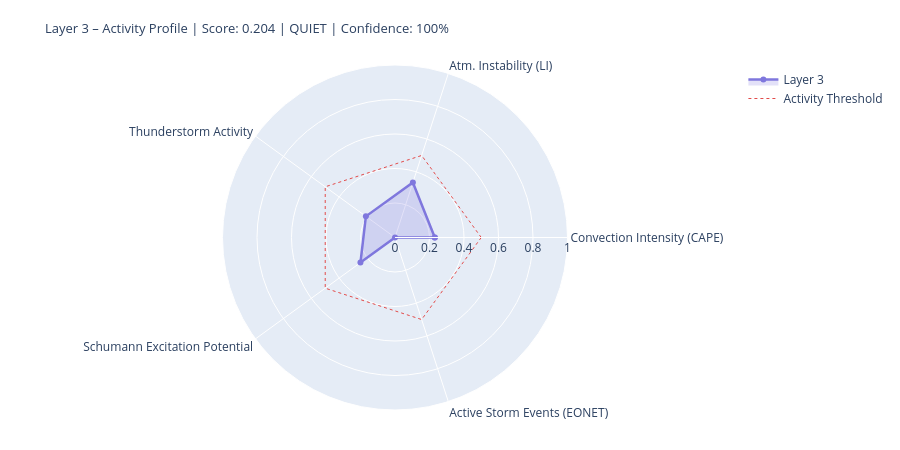

Notebook code cell kept with this figure:
### Markdown cell above
---
## 4. State Assessment & Handoff to Layer 4/5

### Code cell
# ============================================================
# LAYER-3-SCORE
# Five dynamic components
# ============================================================

def norm(v, lo, hi):
    if v is None or (isinstance(v, float) and math.isnan(v)): return None
    return round(max(0.0, min(1.0, (v - lo) / (hi - lo))), 4)

# --- 1) Convection intensity (global CAPE mean) ---
cape_mean = df_atm['cape'].dropna().mean() if not df_atm.empty else None
conv_score = norm(cape_mean, 0, 3000)
conv_src   = 'primary' if cape_mean is not None else 'missing'

# --- 2) Atmospheric instability (LI mean) ---
li_mean   = df_atm['li'].dropna().mean() if not df_atm.empty else None
# Negative LI = unstable → higher score
instab_score = norm(-li_mean if li_mean is not None else None, -6, 6)
instab_src   = 'primary' if li_mean is not None else 'missing'

# --- 3) Thunderstorm activity (mean thunder score + WMO count) ---
thunder_mean = df_atm['thunder_score'].mean() if not df_atm.empty else None
n_thunder    = int(df_atm['thunderstorm'].sum()) if not df_atm.empty else 0
thunder_score_val = norm(
    (thunder_mean or 0) * 0.7 + n_thunder * 0.1, 0, 1.0
) if thunder_mean is not None else None
thunder_src = 'primary'

# --- 4) Schumann excitation potential (weighted Schumann contribution) ---
schumann_pot = df_atm['schumann_contribution'].mean() if not df_atm.empty else None
# Boosted by Layer-2 thunderstorm trigger
if schumann_pot is not None and l2_thunder:
    schumann_pot = min(1.0, schumann_pot * 1.2)
schumann_score = norm(schumann_pot, 0, 1.0) if schumann_pot is not None else None
schumann_src   = 'derived'

# --- 5) Storm activity (NASA EONET) ---
# Distinction: None = data not loaded, 0.0 = loaded but no events
storm_score = None
storm_src   = 'missing'
if raw.get('storms') is not None:          # API reached successfully
    storm_score = norm(len(storm_events), 0, 30) if storm_events else 0.0
    storm_src   = 'primary'

# X-Ray and Kp: context only, not in dynamic score
# (X-Ray = Layer-0/4 driver; Kp = geomagnetic index, not a lightning proxy)
xray_context = None
if raw.get('xray'):
    df_xc = pd.DataFrame(raw['xray'])
    fc = next((c for c in df_xc.columns
               if any(k in c.lower() for k in ['flux','long']) and 'time' not in c.lower()),
              df_xc.columns[1])
    df_xc[fc] = pd.to_numeric(df_xc[fc], errors='coerce')
    xray_last = df_xc[fc].dropna().iloc[-1] if not df_xc[fc].dropna().empty else None
    if xray_last:
        xray_class = ('X' if xray_last>=1e-4 else 'M' if xray_last>=1e-5
                      else 'C' if xray_last>=1e-6 else 'B')
        xray_context = {'flux': float(xray_last), 'class': xray_class}
        print(f'X-Ray context: {xray_class}-class ({xray_last:.2e} W/m²)')

# --- Aggregate ---
COMPONENTS = {
    'Convection Intensity (CAPE)':  {'score': conv_score,       'source': conv_src,    'dynamic': True},
    'Atm. Instability (LI)':         {'score': instab_score,     'source': instab_src,  'dynamic': True},
    'Thunderstorm Activity':              {'score': thunder_score_val, 'source': thunder_src, 'dynamic': True},
    'Schumann Excitation Potential':   {'score': schumann_score,   'source': schumann_src,'dynamic': True},
    'Active Storm Events (EONET)': {'score': storm_score,      'source': storm_src,   'dynamic': True},
}

available   = {k: v['score'] for k, v in COMPONENTS.items() if v['score'] is not None}
unavailable = [k for k, v in COMPONENTS.items() if v['score'] is None]
layer3_score = round(sum(available.values()) / len(available), 4) if available else None
confidence   = round(len(available) / len(COMPONENTS), 2)
level = ('unknown' if layer3_score is None
         else 'quiet'   if layer3_score < 0.3
         else 'moderate' if layer3_score < 0.6
         else 'active')
dominant_l3 = max(available, key=available.get) if available else 'none'

# --- Ausgabe ---
W = 68
print('=' * W)
print('LAYER 3 – ATMOSPHERE / WEATHER / THUNDERSTORMS – STATE ASSESSMENT')
print('=' * W)
for name, comp in COMPONENTS.items():
    s = comp['score']
    if s is not None:
        bar = '█' * int(s * 20) + '░' * (20 - int(s * 20))
        print(f'  {name:<36} {bar}  {s:.3f}  [{comp["source"]}]')
    else:
        print(f'  {name:<36} {"─" * 20}  n/a   [missing]')
print('-' * W)
print(f'  Score:        {layer3_score:.3f}  ({len(available)}/{len(COMPONENTS)} components)')
print(f'  Confidence:   {confidence:.0%}')
print(f'  Level:        {level.upper()}')
print(f'  Dominant:     {dominant_l3}')
print(f'  CAPE mean:    {cape_mean:.0f} J/kg' if cape_mean else '  CAPE mean:    n/a')
print(f'  LI mean:      {li_mean:.1f} K' if li_mean is not None else '  LI mean:      n/a')
print(f'  Thunderstorms:{n_thunder} points (WMO)  +  {len(storm_events)} NASA EONET')
print('=' * W)

# Radar
cats   = list(available.keys())
vals_r = list(available.values())
if len(cats) >= 3:
    fig = go.Figure()
    fig.add_trace(go.Scatterpolar(
        r=vals_r + [vals_r[0]], theta=cats + [cats[0]],
        fill='toself', fillcolor='rgba(127,119,221,0.22)',
        line=dict(color='#7F77DD', width=2.5), name='Layer 3'
    ))
    fig.add_trace(go.Scatterpolar(
        r=[0.5] * (len(cats)+1), theta=cats + [cats[0]],
        line=dict(color='#E24B4A', dash='dot', width=1),
        mode='lines', name='Activity Threshold'
    ))
    fig.update_layout(
        title=dict(
            text=f'Layer 3 – Activity Profile | Score: {layer3_score:.3f} | {level.upper()} | Confidence: {confidence:.0%}',
            font=dict(size=13)
        ),
        polar=dict(radialaxis=dict(visible=True, range=[0, 1])),
        height=450, showlegend=True,
        margin=dict(l=60, r=60, t=65, b=40)
    )
    fig.show()

### Figure 1 — Plotly figure (JSON) as saved in the notebook; plotly's stock layout.template omitted (floating-point values rounded to 4 significant figures)
{"data": [{"fill": "toself", "fillcolor": "rgba(127,119,221,0.22)", "line": {"color": "#7F77DD", "width": 2.5}, "name": "Layer 3", "r": [0.2307, 0.335, 0.2086, 0.2476, 0.0, 0.2307], "theta": ["Convection Intensity (CAPE)", "Atm. Instability (LI)", "Thunderstorm Activity", "Schumann Excitation Potential", "Active Storm Events (EONET)", "Convection Intensity (CAPE)"], "type": "scatterpolar"}, {"line": {"color": "#E24B4A", "dash": "dot", "width": 1}, "mode": "lines", "name": "Activity Threshold", "r": [0.5, 0.5, 0.5, 0.5, 0.5, 0.5], "theta": ["Convection Intensity (CAPE)", "Atm. Instability (LI)", "Thunderstorm Activity", "Schumann Excitation Potential", "Active Storm Events (EONET)", "Convection Intensity (CAPE)"], "type": "scatterpolar"}], "layout": {"height": 450, "margin": {"b": 40, "l": 60, "r": 60, "t": 65}, "polar": {"radialaxis": {"range": [0, 1], "visible": true}}, "showlegend": true, "title": {"font": {"size": 13}, "text": "Layer 3 – Activity Profile | Score: 0.204 | QUIET | Confidence: 100%"}}}
